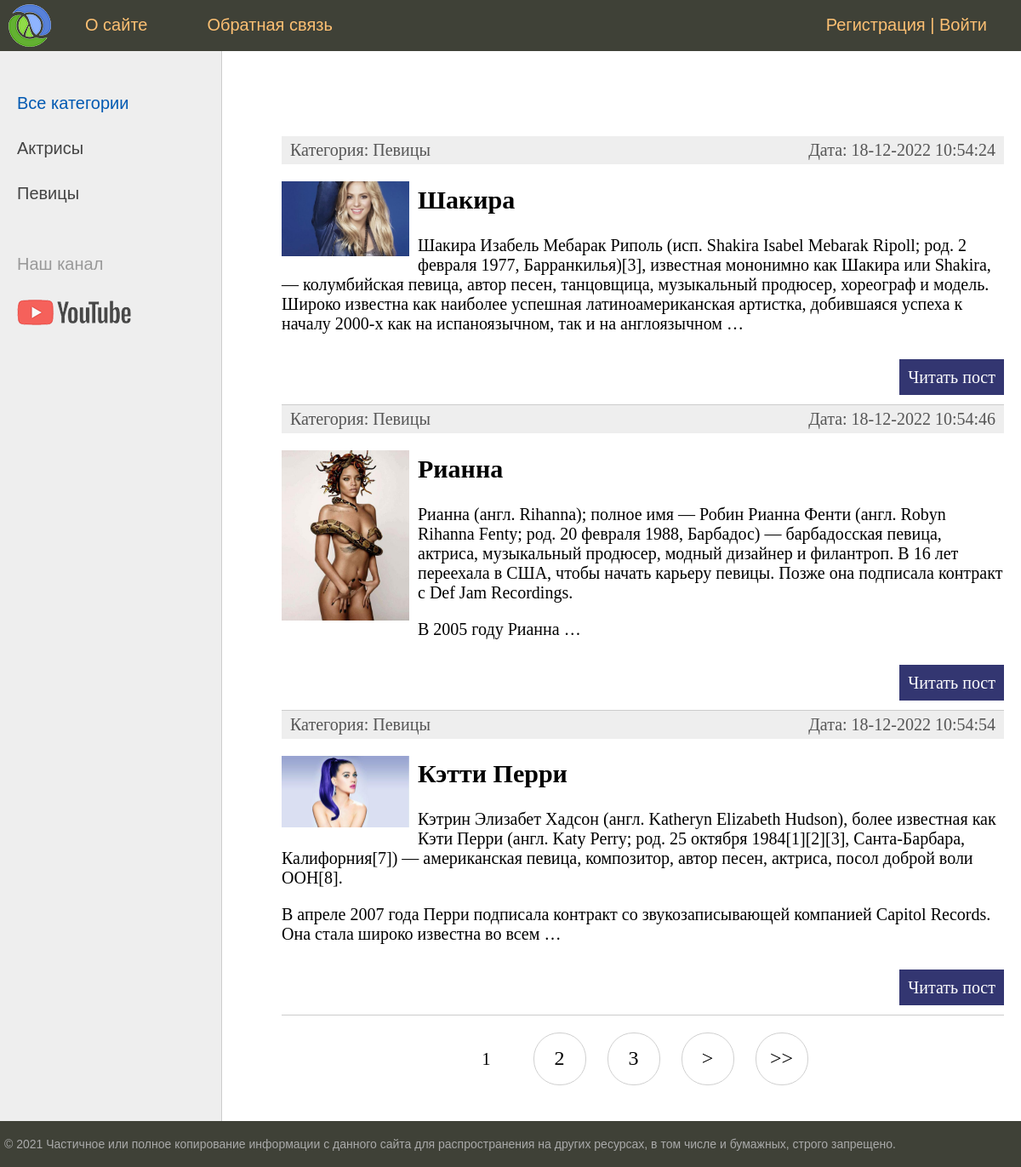
Before: / with the older database file.
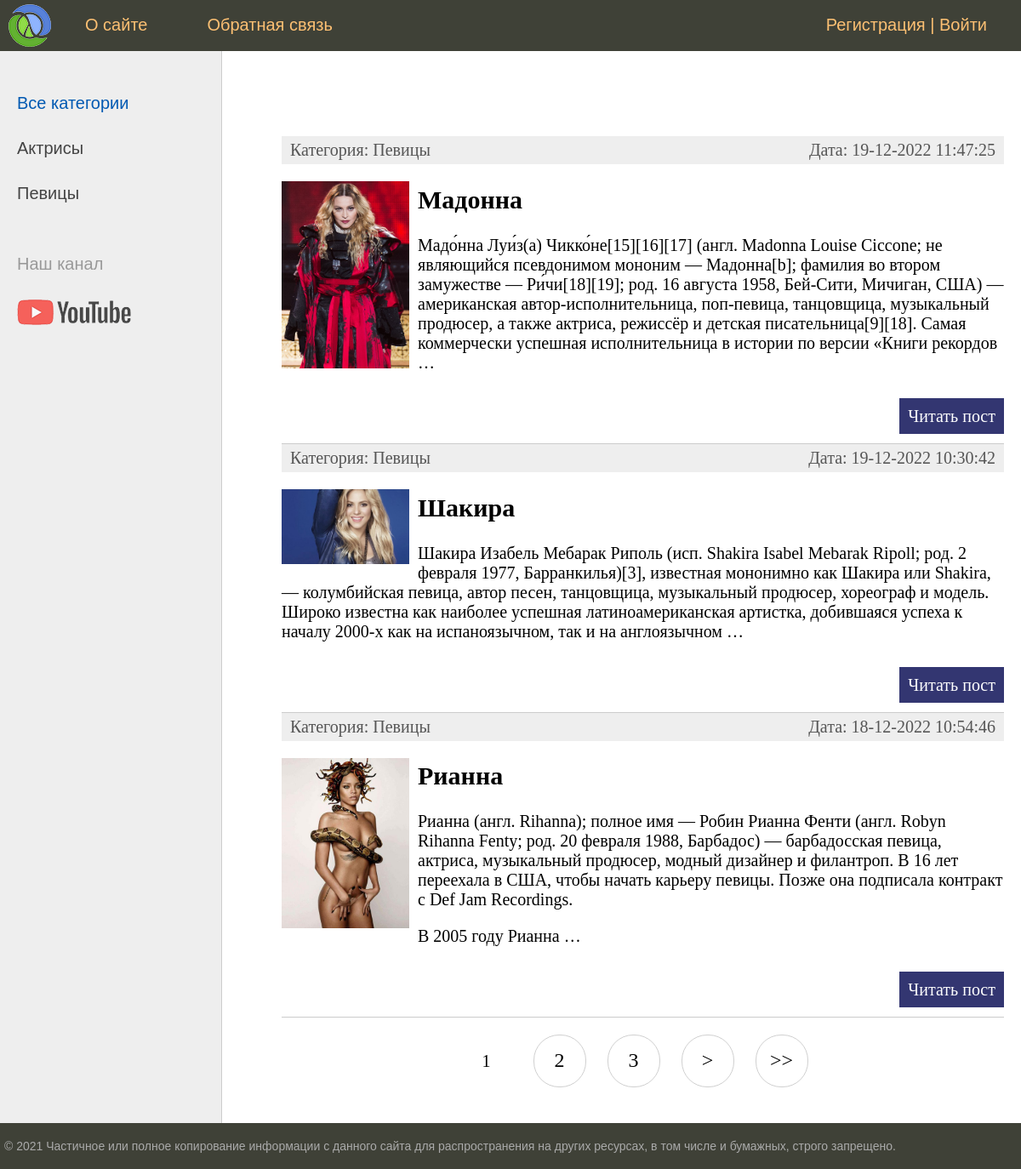
After: the same page with the newer database file.
### women/models.py (models this page shows, shortened)
class Category(models.Model):
    name = models.CharField(max_length=100, db_index=True, verbose_name='Категория')
    slug = models.SlugField(max_length=255, unique=True, db_index=True, verbose_name='URL')
    def __str__(self):
        return self.name
    def get_absolute_url(self):
        return reverse('category', kwargs={'cat_slug': self.slug})
    class Meta:
        verbose_name = 'категорию'
        verbose_name_plural = 'Категории'
        ordering = ['id']

class Women(models.Model):
    title = models.CharField(max_length=255, verbose_name='Заголовок')
    slug = models.SlugField(max_length=255, unique=True, db_index=True, verbose_name='URL')
    content = models.TextField(blank=True, verbose_name='Текст статьи')
    photo = models.ImageField(upload_to='photo/%Y/%m/%d/', verbose_name='Фото')
    time_create = models.DateTimeField(auto_now_add=True, verbose_name='Время создания')
    time_update = models.DateTimeField(auto_now=True, verbose_name='Время изменения')
    is_published = models.BooleanField(default=True, verbose_name='Публикация')
    cat = models.ForeignKey('Category', on_delete=models.PROTECT, verbose_name='Категория')
    def get_absolute_url(self):
        return reverse('post', kwargs={'post_slug': self.slug})
    class Meta:
        verbose_name = 'статью'
        verbose_name_plural = 'Известные женщины'
        ordering = ['-time_create', 'title']

### women/views.py (the view)
# urls.py: path('', WomenHome.as_view(), name='home'),
class WomenHome(DataMixin, ListView):
    model = Women
    template_name = 'women/index.html'
    context_object_name = 'posts'
    def get_context_data(self, *, object_list=None, **kwargs):
        context = super().get_context_data(**kwargs)
        c_def = self.get_user_context(title='Главная страница')
        return dict(list(context.items()) + list(c_def.items()))
    def get_queryset(self):
        return Women.objects.filter(is_published=True).select_related('cat')

### women/utils.py (called while the page is built)
    def get_user_context(self, **kwargs):
        context = kwargs
        cats = cache.get('cats')
        if not cats:
            cats = Category.objects.annotate(Count('women'))
            cache.set('cats', cats, 60)
        user_menu = menu.copy()
        if not self.request.user.is_authenticated:
            user_menu.pop(1)
        context['menu'] = user_menu
        context['cats'] = cats
        if 'cat_selected' not in context:
            context['cat_selected'] = 0
        return context

### women/templates/women/index.html (shortened to what this page needs)
{% extends 'women/base.html' %}
{% block content %}
<ul class="list-articles">
	{% for p in posts %}
			<li><div class="article-panel">
	<p class="first">Категория: {{p.cat}}</p>
	<p class="last">Дата: {{p.time_update|date:"d-m-Y H:i:s"}}</p>
</div>
{% if p.photo %}
	<p><img class="img-article-left thumb" src="{{ p.photo.url }}"></p>
{% endif %}
				<h2>{{p.title}}</h2>
	{% autoescape on %}
	{{p.content|linebreaks|truncatewords:50}}
	{% endautoescape %}
			<p class="link-read-post"><a href="{{ p.get_absolute_url }}">Читать пост</a></p>
			</li>
	{% endfor %}
</ul>
{% endblock %}

### women/templates/women/base.html (shortened to what this page needs)
<!DOCTYPE html>
{% load static %}
{% load women_tags %}
<html lang="ru">
<head>
	<link type="text/css" href="{% static 'women/css/styles.css' %}" rel="stylesheet" />
</head>
<body>
	<table class="table-page" border="0" cellpadding="0" cellspacing="0">
		<tr>
			<td valign=top>
				{% block mainmenu %}
					<div class="header">
						<ul id="mainmenu" class="mainmenu">
							<li class="logo">
								<a href="{% url 'home' %}">
									<div class="logo"></div>
								</a>
							</li>
							{% for m in menu %}
								<li>
									<a href="{% url m.url_name %}">
										{{ m.title }}
									</a>
								</li>
							{% endfor %}
							{% if request.user.is_authenticated %}
								<li class="last">
									{{ user.username }}
									|
									<a href="{% url 'logout' %}">
										Выйти
									</a></li>
							{% else %}
								<li class="last">
									<a href="{% url 'register' %}">
										Регистрация
									</a>
									|
									<a href="{% url 'login' %}">
										Войти
									</a>
								</li>
							{% endif %}
						</ul>
					</div>
				{% endblock mainmenu %}
				<table class="table-content" border=0 cellpadding="0" cellspacing="0">
					<tr>
						<td valign="top" class="left-chapters">
							<ul id="leftchapters">
								{% if cat_selected == 0 %}
									<li class="selected">
										Все категории
									</li>
								{% else %}
									<li>
										<a href="{% url 'home' %}">
											Все категории
										</a>
									</li>
								{% endif %}
								{% for c in cats %}
									{% if c.women__count > 0 %}
										{% if c.pk == cat_selected %}
											<li class="selected">
												{{ c.name }}
											</li>
										{% else %}
											<li>
												<a href="{{ c.get_absolute_url }}">
													{{ c.name }}
												</a>
											</li>
										{% endif %}
									{% endif %}
								{% endfor %}
								<li class="share">
									<p>
										Наш канал
									</p>
									<a class="share-yt"
										href="https://www.youtube.com/channel/UClJzWfGWuGJL2t-3dYKcHTA/playlists"
										target="_blank" rel="nofollow">
									</a>
								</li>
							</ul>
						</td>
						<td valign="top" class="content">
							<div class="content-text">
								{% block content %}
								{% endblock %}
								{% if page_obj.has_other_pages %}
									<nav class="list-pages">
										<ul>
											{% for p in paginator.page_range %}
												{% if page_obj.number == p %}
													<li class="page-num page-num-selected">
														{{ p }}
													</li>
												{% elif p >= page_obj.number|add:-2 and p <= page_obj.number|add:2 %}
													<li class="page-num">
														<a href="?page={{ p }}">{{ p }}</a>
													</li>
												{% endif %}
											{% endfor %}
											{% if page_obj.has_next %}
												<li class="page-num">
													<a href="?page={{ page_obj.next_page_number }}">
														&gt;
													</a>
												</li>
												<li class="page-num">
													<a href="?page={{ paginator.num_pages }}">
														&gt;&gt;
													</a>
												</li>
											{% endif %}
										</ul>
									</nav>
								{% endif %}
							</div>
						</td>
					</tr>
				</table>
			</td>
		</tr>
		<tr>
			<td valign=top>
				<div id="footer">
					<p>&copy; 2021 Частичное или полное копирование информации с данного сайта для распространения на
						других ресурсах, в том числе и бумажных, строго запрещено.</p>
				</div>
			</td>
		</tr>
	</table>
</body>
</html>

### women/static/women/css/styles.css (style rules this page uses)
html, body { font-family: 'Arial'; margin: 0; padding: 0; height: 100%; width: 100%; color: #444; }
a { color: #0059b2; text-decoration: none; }
img { max-width: 600px; height: auto; }
img.img-article-left { max-width: 300px; height: auto; float: left; padding: 0 10px 10px 0; }
img.img-article-left.thumb { max-width: 150px; height: auto; }
p.link-read-post { text-align: right; }
p.link-read-post a { padding: 10px; min-width: 100px; background: #333671; color: #fff; text-decoration: none; }
div.article-panel { background: #eee; padding: 5px 10px 5px 10px; box-sizing: border-box; overflow: hidden; color: #555; }
div.article-panel p.first { margin: 0; float: left; }
div.article-panel p.last { margin: 0; float: right; }
ul.list-articles { list-style: none; margin: 0; padding: 0; }
ul.list-articles li { border-bottom: 1px solid #ccc; }
.table-page { width: 100%; height: 100%; vertical-align: top; }
.table-page tr { height: 100%; }
.header { background: #3F4137; height: 60px; }
.logo { background: url('../images/logo.png') no-repeat 10px 5px; width: 70px; height: 60px; }
ul.mainmenu { list-style: none; margin: 0; padding: 0; height: 60px; color: #fdc073; font-size: 20px; overflow: hidden; }
ul.mainmenu li { float: left; margin: 18px 40px 0 30px; }
ul.mainmenu li.logo { margin: 0; }
ul.mainmenu li.last { float: right; }
ul.mainmenu li a { color: #fdc073; text-decoration: none; }
.table-content { width: 100%; min-height: 100%; height: 100%; }
.left-chapters { margin: 0; background: #eee; border-right: 1px solid #ccc; min-height: 100%; }
.left-chapters ul { width: 230px; min-height: 100%; margin: 0; padding: 20px 10px 10px 20px; list-style: none; font-size: 20px; }
.left-chapters ul li { margin: 30px 0 0 0; color: #999; }
.left-chapters ul li.selected { color: #0059b2; }
.left-chapters ul li a { color: #444; text-decoration: none; }
.left-chapters ul li.share { margin: 60px 0 0 0; }
.left-chapters ul li.share p { margin: 30px 0 30px 0; }
.left-chapters ul li.share a { display: inline-block; width: 40px; height: 40px; margin: 0 20px 0 0; }
.left-chapters ul li.share a.share-yt { width: 100%; height: 30px; background: url('../images/share_yt.png') no-repeat 0 0 }
.content { padding: 40px 20px 20px 40px; width: 100%; box-sizing: border-box; }
.content-text { margin: 60px 0 0 30px; color: #000; font-size: 20px; font-family: Yandex Sans Display Light; }
#footer { box-sizing: border-box; background: #3F4137; padding: 5px; color: #aaa; font-size: 14px; font-family: Verdana, Geneva, Arial, Helvetica; text-align: left; overflow: hidden; }
.list-pages { text-align: center; margin: 0 0 20px 0; }
.list-pages ul { margin: 20px 0 0 0; padding: 0; list-style: none; }
.list-pages ul li { display: inline-block; margin: 0 20px 0 0; }
.list-pages a { color: #000; font-size: 24px; text-decoration: none; }
.list-pages .page-num, .page-num-selected { display: inline-block; width: 60px; height: 44px; padding: 16px 0 0 0; border: 1px solid #d0d0d0; border-radius: 30px; }
.list-pages .page-num-selected { border: none; color: #000; font-size: 20px; }

Changed rows visible on the page:
no longer on this page (row unchanged): Women: cat "Певицы", time_update "18-12-2022 10:54:54", photo (picture), title "Кэтти Перри", content "Кэтрин Элизабет Хадсон (англ. Katheryn Elizabeth Hudson), более известная как Кэти Перри (англ. Katy Perry; род. 25 октября 1984[1][2][3], Санта-Барбара, Калифорния[7]) — американская певица, композитор, автор песен, актриса, посол доброй воли ООН[8]. В апреле 2007 года Перри подписала контракт со звукозаписывающей компанией Capitol Records. Она стала широко известна во всем …"
added Women: cat "Певицы", time_update "19-12-2022 11:47:25", photo (picture), title "Мадонна", content "Мадо́нна Луи́з(а) Чикко́не[15][16][17] (англ. Madonna Louise Ciccone; не являющийся псевдонимом мононим — Мадонна[b]; фамилия во втором замужестве — Ри́чи[18][19]; род. 16 августа 1958, Бей-Сити, Мичиган, США) — американская автор-исполнительница, поп-певица, танцовщица, музыкальный продюсер, а также актриса, режиссёр и детская писательница[9][18]. Самая коммерчески успешная исполнительница в истории по версии «Книги рекордов …"
changed Women "Шакира": time_update "18-12-2022 10:54:24" → "19-12-2022 10:30:42"
